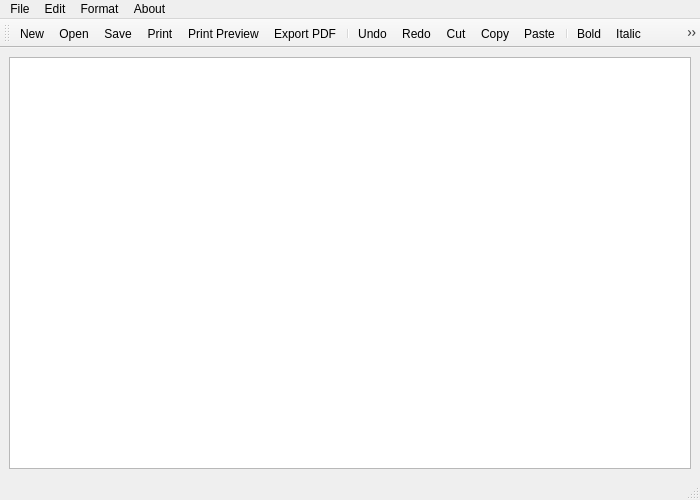
<?xml version="1.0" encoding="UTF-8"?>
<ui version="4.0">
 <class>Notepad</class>
 <widget class="QMainWindow" name="Notepad">
  <property name="geometry">
   <rect>
    <x>0</x>
    <y>0</y>
    <width>700</width>
    <height>500</height>
   </rect>
  </property>
  <property name="windowTitle">
   <string>MyNotePad</string>
  </property>
  <widget class="QWidget" name="centralwidget">
   <layout class="QVBoxLayout" name="verticalLayout">
    <item>
     <widget class="QTextEdit" name="textEdit"/>
    </item>
   </layout>
  </widget>
  <widget class="QMenuBar" name="menubar">
   <property name="geometry">
    <rect>
     <x>0</x>
     <y>0</y>
     <width>700</width>
     <height>30</height>
    </rect>
   </property>
   <widget class="QMenu" name="menuFile">
    <property name="title">
     <string>File</string>
    </property>
    <addaction name="actionNew"/>
    <addaction name="actionOpen"/>
    <addaction name="actionSave"/>
    <addaction name="separator"/>
    <addaction name="actionPrint"/>
    <addaction name="actionPrint_Preview"/>
    <addaction name="actionExport_PDF"/>
    <addaction name="separator"/>
    <addaction name="actionQuit"/>
   </widget>
   <widget class="QMenu" name="menuEdit">
    <property name="title">
     <string>Edit</string>
    </property>
    <addaction name="actionUndo"/>
    <addaction name="actionRedo"/>
    <addaction name="separator"/>
    <addaction name="actionCut"/>
    <addaction name="actionCopy"/>
    <addaction name="actionPaste"/>
   </widget>
   <widget class="QMenu" name="menuFormat">
    <property name="title">
     <string>Format</string>
    </property>
    <addaction name="actionBold"/>
    <addaction name="actionItalic"/>
    <addaction name="actionUnderline"/>
    <addaction name="separator"/>
    <addaction name="actionLeft"/>
    <addaction name="actionRight"/>
    <addaction name="actionCenter"/>
    <addaction name="actionJustify"/>
    <addaction name="separator"/>
    <addaction name="actionFont"/>
    <addaction name="actionColor"/>
   </widget>
   <widget class="QMenu" name="menuAbout">
    <property name="title">
     <string>About</string>
    </property>
    <addaction name="actionAbout_App"/>
   </widget>
   <addaction name="menuFile"/>
   <addaction name="menuEdit"/>
   <addaction name="menuFormat"/>
   <addaction name="menuAbout"/>
  </widget>
  <widget class="QStatusBar" name="statusbar"/>
  <widget class="QToolBar" name="toolBar">
   <property name="windowTitle">
    <string>toolBar</string>
   </property>
   <attribute name="toolBarArea">
    <enum>TopToolBarArea</enum>
   </attribute>
   <attribute name="toolBarBreak">
    <bool>false</bool>
   </attribute>
   <addaction name="actionNew"/>
   <addaction name="actionOpen"/>
   <addaction name="actionSave"/>
   <addaction name="actionPrint"/>
   <addaction name="actionPrint_Preview"/>
   <addaction name="actionExport_PDF"/>
   <addaction name="separator"/>
   <addaction name="actionUndo"/>
   <addaction name="actionRedo"/>
   <addaction name="actionCut"/>
   <addaction name="actionCopy"/>
   <addaction name="actionPaste"/>
   <addaction name="separator"/>
   <addaction name="actionBold"/>
   <addaction name="actionItalic"/>
   <addaction name="actionUnderline"/>
   <addaction name="separator"/>
   <addaction name="actionFont"/>
   <addaction name="actionColor"/>
  </widget>
  <action name="actionNew">
   <property name="icon">
    <iconset resource="icons/icons.qrc">
     <normaloff>:/icons/new.png</normaloff>:/icons/new.png</iconset>
   </property>
   <property name="text">
    <string>New</string>
   </property>
   <property name="shortcut">
    <string>Ctrl+N</string>
   </property>
  </action>
  <action name="actionOpen">
   <property name="icon">
    <iconset resource="icons/icons.qrc">
     <normaloff>:/icons/open.png</normaloff>:/icons/open.png</iconset>
   </property>
   <property name="text">
    <string>Open</string>
   </property>
   <property name="shortcut">
    <string>Ctrl+O</string>
   </property>
  </action>
  <action name="actionSave">
   <property name="icon">
    <iconset resource="icons/icons.qrc">
     <normaloff>:/icons/save.png</normaloff>:/icons/save.png</iconset>
   </property>
   <property name="text">
    <string>Save</string>
   </property>
   <property name="shortcut">
    <string>Ctrl+S</string>
   </property>
  </action>
  <action name="actionPrint">
   <property name="icon">
    <iconset resource="icons/icons.qrc">
     <normaloff>:/icons/print.png</normaloff>:/icons/print.png</iconset>
   </property>
   <property name="text">
    <string>Print</string>
   </property>
   <property name="shortcut">
    <string>Ctrl+P</string>
   </property>
  </action>
  <action name="actionPrint_Preview">
   <property name="icon">
    <iconset resource="icons/icons.qrc">
     <normaloff>:/icons/printprev.png</normaloff>:/icons/printprev.png</iconset>
   </property>
   <property name="text">
    <string>Print Preview</string>
   </property>
   <property name="shortcut">
    <string>Ctrl+Shift+P</string>
   </property>
  </action>
  <action name="actionExport_PDF">
   <property name="icon">
    <iconset resource="icons/icons.qrc">
     <normaloff>:/icons/pdf.png</normaloff>:/icons/pdf.png</iconset>
   </property>
   <property name="text">
    <string>Export PDF</string>
   </property>
  </action>
  <action name="actionQuit">
   <property name="icon">
    <iconset resource="icons/icons.qrc">
     <normaloff>:/icons/exit.png</normaloff>:/icons/exit.png</iconset>
   </property>
   <property name="text">
    <string>Quit</string>
   </property>
  </action>
  <action name="actionUndo">
   <property name="icon">
    <iconset resource="icons/icons.qrc">
     <normaloff>:/icons/undo.png</normaloff>:/icons/undo.png</iconset>
   </property>
   <property name="text">
    <string>Undo</string>
   </property>
   <property name="shortcut">
    <string>Ctrl+Z</string>
   </property>
  </action>
  <action name="actionRedo">
   <property name="icon">
    <iconset resource="icons/icons.qrc">
     <normaloff>:/icons/redo.png</normaloff>:/icons/redo.png</iconset>
   </property>
   <property name="text">
    <string>Redo</string>
   </property>
   <property name="shortcut">
    <string>Ctrl+Y</string>
   </property>
  </action>
  <action name="actionCut">
   <property name="icon">
    <iconset resource="icons/icons.qrc">
     <normaloff>:/icons/cut.png</normaloff>:/icons/cut.png</iconset>
   </property>
   <property name="text">
    <string>Cut</string>
   </property>
   <property name="shortcut">
    <string>Ctrl+X</string>
   </property>
  </action>
  <action name="actionCopy">
   <property name="icon">
    <iconset resource="icons/icons.qrc">
     <normaloff>:/icons/copy.png</normaloff>:/icons/copy.png</iconset>
   </property>
   <property name="text">
    <string>Copy</string>
   </property>
   <property name="shortcut">
    <string>Ctrl+C</string>
   </property>
  </action>
  <action name="actionPaste">
   <property name="icon">
    <iconset resource="icons/icons.qrc">
     <normaloff>:/icons/paste.png</normaloff>:/icons/paste.png</iconset>
   </property>
   <property name="text">
    <string>Paste</string>
   </property>
  </action>
  <action name="actionBold">
   <property name="icon">
    <iconset resource="icons/icons.qrc">
     <normaloff>:/icons/bold.png</normaloff>:/icons/bold.png</iconset>
   </property>
   <property name="text">
    <string>Bold</string>
   </property>
   <property name="shortcut">
    <string>Ctrl+B</string>
   </property>
  </action>
  <action name="actionItalic">
   <property name="icon">
    <iconset resource="icons/icons.qrc">
     <normaloff>:/icons/italic.png</normaloff>:/icons/italic.png</iconset>
   </property>
   <property name="text">
    <string>Italic</string>
   </property>
   <property name="shortcut">
    <string>Ctrl+I</string>
   </property>
  </action>
  <action name="actionUnderline">
   <property name="icon">
    <iconset resource="icons/icons.qrc">
     <normaloff>:/icons/underline.png</normaloff>:/icons/underline.png</iconset>
   </property>
   <property name="text">
    <string>Underline</string>
   </property>
   <property name="shortcut">
    <string>Ctrl+U</string>
   </property>
  </action>
  <action name="actionLeft">
   <property name="icon">
    <iconset resource="icons/icons.qrc">
     <normaloff>:/icons/left.png</normaloff>:/icons/left.png</iconset>
   </property>
   <property name="text">
    <string>Left</string>
   </property>
   <property name="shortcut">
    <string>Ctrl+Shift+L</string>
   </property>
  </action>
  <action name="actionRight">
   <property name="icon">
    <iconset resource="icons/icons.qrc">
     <normaloff>:/icons/right.png</normaloff>:/icons/right.png</iconset>
   </property>
   <property name="text">
    <string>Right</string>
   </property>
   <property name="shortcut">
    <string>Ctrl+Shift+R</string>
   </property>
  </action>
  <action name="actionCenter">
   <property name="icon">
    <iconset resource="icons/icons.qrc">
     <normaloff>:/icons/center.png</normaloff>:/icons/center.png</iconset>
   </property>
   <property name="text">
    <string>Center</string>
   </property>
   <property name="shortcut">
    <string>Ctrl+Shift+C</string>
   </property>
  </action>
  <action name="actionJustify">
   <property name="icon">
    <iconset resource="icons/icons.qrc">
     <normaloff>:/icons/justify.png</normaloff>:/icons/justify.png</iconset>
   </property>
   <property name="text">
    <string>Justify</string>
   </property>
   <property name="shortcut">
    <string>Ctrl+Shift+J</string>
   </property>
  </action>
  <action name="actionFont">
   <property name="icon">
    <iconset resource="icons/icons.qrc">
     <normaloff>:/icons/font.png</normaloff>:/icons/font.png</iconset>
   </property>
   <property name="text">
    <string>Font</string>
   </property>
  </action>
  <action name="actionColor">
   <property name="icon">
    <iconset resource="icons/icons.qrc">
     <normaloff>:/icons/color.png</normaloff>:/icons/color.png</iconset>
   </property>
   <property name="text">
    <string>Color</string>
   </property>
   <property name="toolTip">
    <string>Color</string>
   </property>
  </action>
  <action name="actionAbout_App">
   <property name="icon">
    <iconset resource="icons/icons.qrc">
     <normaloff>:/icons/about.png</normaloff>:/icons/about.png</iconset>
   </property>
   <property name="text">
    <string>About App</string>
   </property>
  </action>
 </widget>
 <resources>
  <include location="icons/icons.qrc"/>
 </resources>
 <connections/>
</ui>
